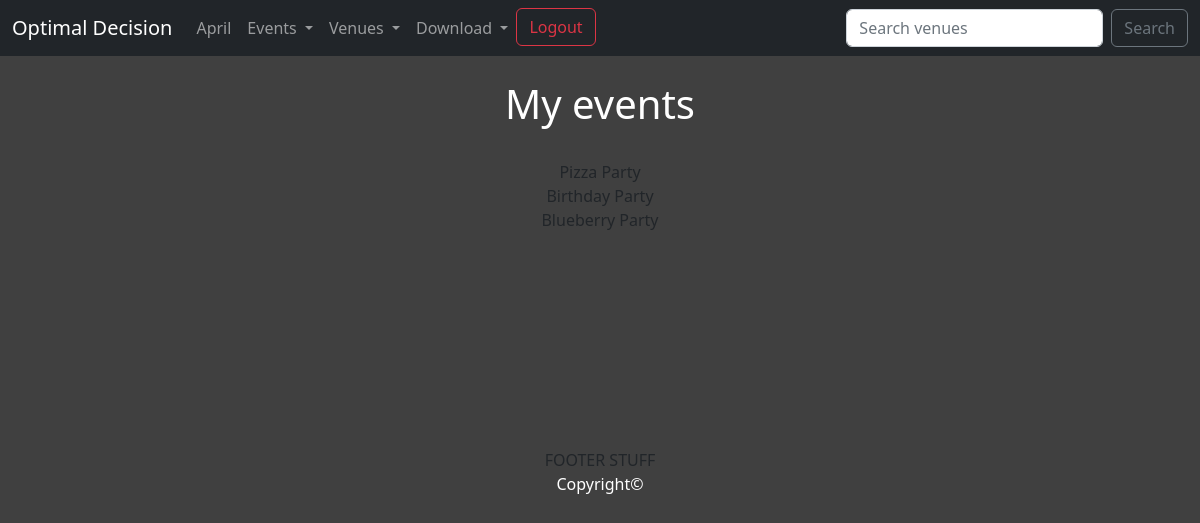
The app's page /my_events (signed in) with its own data.
### events/models.py (models this page shows, shortened)
class Event(models.Model):
    name = models.CharField('Event Name', max_length=120)
    event_date = models.DateTimeField('Event Date')
    venue = models.ForeignKey(Venue, blank=True, null=True, on_delete=models.CASCADE)
    manager = models.ForeignKey(User, related_name='manager', blank=True, null=True, on_delete=models.SET_NULL)
    description = models.TextField(blank=True)
    attendees = models.ManyToManyField(User, related_name='attendee', blank=True)
    def __str__(self):
        return self.name

### events/views.py (the view)
# urls.py: path('my_events', views.my_events, name='my_events'),
def my_events(request):
    if request.user.is_authenticated:
        me = request.user.id
        my_events = Event.objects.filter(attendees=me)
        return render(request, 'events/my_events.html', {'my_events': my_events})
    else:
        messages.success(request, 'You are not authorized to view this page.')
        return redirect('home')

### events/templates/events/my_events.html
{% extends 'events/base.html' %}
{% block content %}
<center>
<h1>My events</h1>
<br>
{% for event in my_events %}
{{ event }}<br/>
{% endfor %}
</center>
{% endblock content %}

### events/templates/events/base.html (style rules this page uses)
body { background: #404040; }
h1, h2, h3, p, a tr, th, td { color: white; }

### records on screen
Event: name "Pizza Party"
Event: name "Birthday Party"
Event: name "Blueberry Party"
